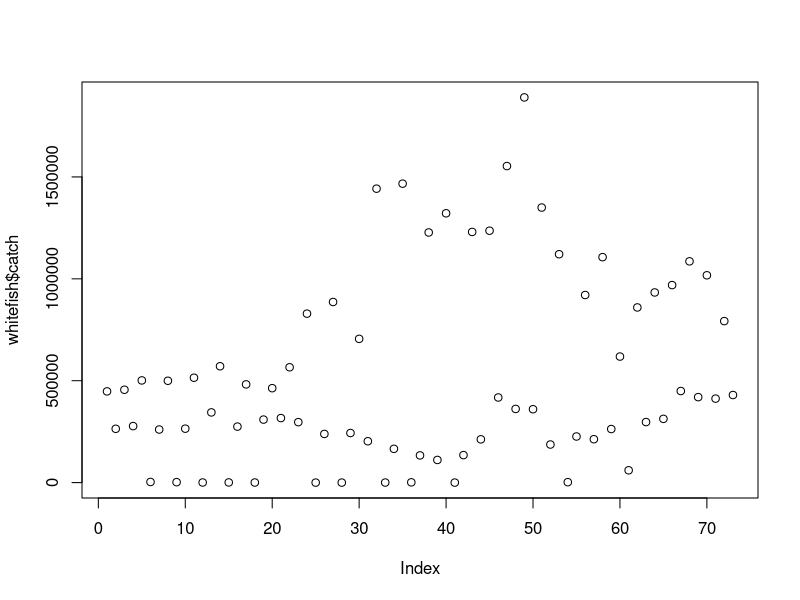
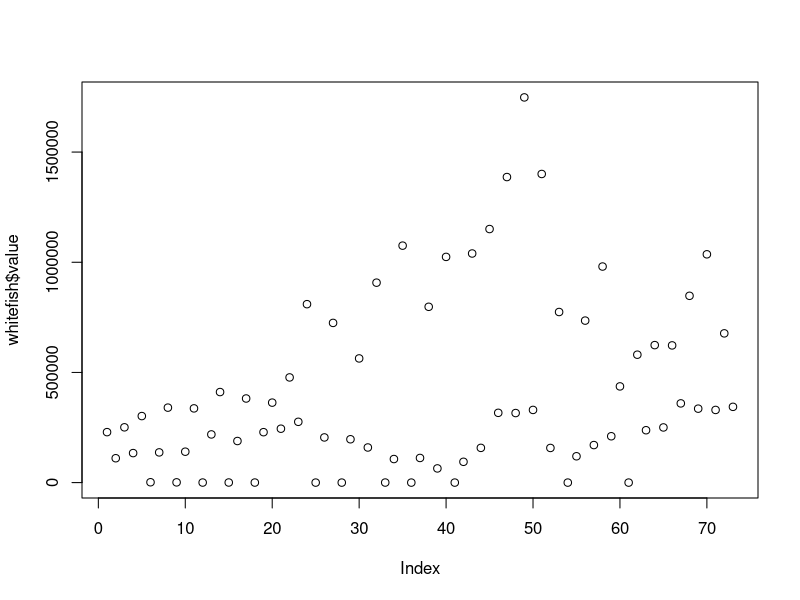

The R script that drew these images, in order: (Note: this script raises an error after producing the figures.)
## ---- chunk 1
# If you don't yet have tidyverse run:
# install.packages("tidyverse")
library(tidyverse)

# We will require this package to handle some dates in this dataset
# install.packages("lubridate")
library(lubridate)

## ---- chunk 2
whitefish <- read.csv("./data/WhitefishLS.csv")

# ------------------------------------------
#STEP 1: Did it load correctly?
  head(whitefish) 

# ------------------------------------------
#STEP 2: Are the data types right?
  sapply(whitefish, class) 

#appears fine, except we have a date-type variable here.

# We will use the lubridate::date_decimal
# It tells R this is a date not a number
whitefish$year <- date_decimal(whitefish$year)

sapply(whitefish, class) 
# We will explore some other functions of lubridate later

# ------------------------------------------
# STEP 3: Check for missing or impossible values

range(whitefish$year) #It now lines up with http://derekogle.com/fishR/data/data-html/WhitefishLS.html

range(whitefish$catch) #nothing jumps out as wrong. I guess it's a big fishery
plot(whitefish$catch)


range(whitefish$value) #nothing impossible
plot(whitefish$value)

# ------------------------------------------
# STEP 4: Factor levels

levels(whitefish$state)
# All seems to be OK!

# Let's move on to plotting!

## ---- chunk 3
plot(whitefish$catch ~ whitefish$state)

# One variable, X = Discrete (states)
# Y can only be count (catch)

table(whitefish$state)

#Here 'table' creates a contingency table of the counts of each factor in a specific variable, in this case the number of times a state is mentioned
?table

barplot(table(whitefish$state))

plot(table(whitefish$state))

# PLOT ONE VARIABLE
# Continuous X

plot(whitefish$catch) 
# No, this does not work

hist(whitefish$catch) 
# Yes, this looks much better

?hist

# We can chose different breaks or bins of data
hist(whitefish$catch, breaks=10)
hist(whitefish$catch, breaks=20)
hist(whitefish$catch, breaks=30)

# Or assign them mannually
hist(whitefish$catch, breaks=c(0,500000,1000000,1500000, 2000000))
hist(whitefish$catch, breaks=c(0,100000,200000,300000,400000,500000,1000000,1500000,2000000))

# Many calculations are conducted by the hist function prior to plotting
# and you can extract those values
histinfo <- hist(whitefish$catch)

histinfo

# Making a point about data density... let's plot mean by state
# Remember some of dplyr functions
temp <- whitefish %>%
  group_by(state) %>%
  summarise(avg = mean(catch))

plot(temp$avg ~ temp$state)
# It is nice to have average values, but they can mislead interpretation
# of results

# Perhaps it is better to have range of values on this one
# This can be easily achieved with boxplot
boxplot(whitefish$catch ~ whitefish$state)
# When you plot a Discrete X and continuous Y variable plot will return 
# a boxplot by default
plot(whitefish$catch ~ whitefish$state)

## ---- chunk 4
# Formulation and syntaxis is different

ggplot(data = whitefish,
       aes(state))  +
  geom_bar()

#ggplot(data = DATA,
#       aes(WHAT YOU WANT TO PLOT)) +
#  GRAPHICAL ELEMENTS, ADDED ONE BY ONE LIKE LAYERS

a <- ggplot(data = whitefish,
       aes(state)) +
  geom_bar()

print(a) #this is necessary when in the R interface
a #this one also works in Rstudio

# Demonstrate how things can be layered
a <- ggplot(data = whitefish,
            aes(state))

a #Here we just called the function and the discrete variable but have not assigned what will be plotted

# ONE VARIABLE CONTINUOUS

a <- ggplot(data=whitefish,
            aes(catch))
# OK, we want to plot catch values

a + geom_area(stat="bin") #warning just tells you that default 'bin=30'
a + geom_density()
a + geom_dotplot()#warning just tells you that default 'bin=30'
a + geom_freqpoly()
a + geom_histogram() #this one is like base 'hist()'


#Let's follow the warning suggestion and explore different bin sizes
a + geom_histogram(bins=10)
a + geom_histogram(bins=20)
a + geom_histogram(bins=30)
a + geom_histogram(bins=40) 

a + geom_histogram(bins = 10) + coord_flip()
#'coord_flip' flips the axis order

## ---- chunk 5
plot(value ~ catch, data=whitefish)

plot(catch ~ value, data=whitefish)

# Which is the correct one? Which story do you want to tell? 
# Which one makes more sense?
# Remember 'response' vs 'predictive' variables

plot(catch ~ year, data=whitefish)
# We can add lines representing linear model fits
abline(lm(catch~year, data=whitefish))

plot(year ~ catch, data=whitefish)
abline(lm(catch~year, data=whitefish))
# This won't work, it does not make sense variables in this order


## ---- chunk 6
# Continuous X, continuous Y

a <- ggplot(data=whitefish, aes(x = year, y = catch))
# The above creates an object where we store the 'base plot'
a + geom_point() # This adds points as a scatterplot

a <- ggplot(data=whitefish, aes(x = year, y = catch)) +
  geom_point() +
  geom_smooth(method="lm", level=0.95) # Then add a linear model fit

a # Call to see how it looks

?geom_smooth() # This one creates the linear model fit

ggplot(data=whitefish, aes(x = year, y = catch)) +
  geom_point() +
  geom_smooth(span=100) 

# Loess smoothing is a process by which many statistical softwares do smoothing

# -------------------------------
# Discrete X, continuous Y

# Recall in base plot this will return a boxplot
plot(catch ~ state, data=whitefish)

# In ggplot 'geom_boxplot()' would achieve this
ggplot(data=whitefish, aes(x = state, y = catch)) +
  geom_boxplot()

# Adding datapoints may reveal some pattern not easy to see in a whiskerplot
ggplot(data=whitefish, aes(x = state, y = catch)) +
  geom_jitter() + # This prevents data points from overlapping
  geom_boxplot(alpha=0.7)

a <- ggplot(data=whitefish, aes(x = state, y = catch))

a + geom_boxplot()


# -------------------------------
# Discrete X vs. discrete Y

whitefish <- whitefish %>%
  mutate(BigState = ifelse(state=="MI", "Y", "N"))


ggplot(data=whitefish, aes(x=state, y = BigState)) +
  geom_count()


## ---- chunk 7
# If you don't yet have tidyverse run:
# install.packages("tidyverse")
library(tidyverse)

# We will require this package to handle some dates in this dataset
# install.packages("lubridate")
library(lubridate)

## ---- chunk 8
whitefish <- read.csv("./data/WhitefishLS.csv")

# ------------------------------------------
#STEP 1: Did it load correctly?
  head(whitefish) 

# ------------------------------------------
#STEP 2: Are the data types right?
  sapply(whitefish, class) 

#appears fine, except we have a date-type variable here.

# We will use the lubridate::date_decimal
# It tells R this is a date not a number
whitefish$year <- date_decimal(whitefish$year)

sapply(whitefish, class) 
# We will explore some other functions of lubridate later

# ------------------------------------------
# STEP 3: Check for missing or impossible values

range(whitefish$year) #It now lines up with http://derekogle.com/fishR/data/data-html/WhitefishLS.html

range(whitefish$catch) #nothing jumps out as wrong. I guess it's a big fishery
plot(whitefish$catch)


range(whitefish$value) #nothing impossible
plot(whitefish$value)

# ------------------------------------------
# STEP 4: Factor levels

levels(whitefish$state)
# All seems to be OK!

# Let's move on to plotting!

## ---- chunk 9
plot(whitefish$catch ~ whitefish$state)

# One variable, X = Discrete (states)
# Y can only be count (catch)

table(whitefish$state)

#Here 'table' creates a contingency table of the counts of each factor in a specific variable, in this case the number of times a state is mentioned
?table

barplot(table(whitefish$state))

plot(table(whitefish$state))

# PLOT ONE VARIABLE
# Continuous X

plot(whitefish$catch) 
# No, this does not work

hist(whitefish$catch) 
# Yes, this looks much better

?hist

# We can chose different breaks or bins of data
hist(whitefish$catch, breaks=10)
hist(whitefish$catch, breaks=20)
hist(whitefish$catch, breaks=30)

# Or assign them mannually
hist(whitefish$catch, breaks=c(0,500000,1000000,1500000, 2000000))
hist(whitefish$catch, breaks=c(0,100000,200000,300000,400000,500000,1000000,1500000,2000000))

# Many calculations are conducted by the hist function prior to plotting
# and you can extract those values
histinfo <- hist(whitefish$catch)

histinfo

# Making a point about data density... let's plot mean by state
# Remember some of dplyr functions
temp <- whitefish %>%
  group_by(state) %>%
  summarise(avg = mean(catch))

plot(temp$avg ~ temp$state)
# It is nice to have average values, but they can mislead interpretation
# of results

# Perhaps it is better to have range of values on this one
# This can be easily achieved with boxplot
boxplot(whitefish$catch ~ whitefish$state)
# When you plot a Discrete X and continuous Y variable plot will return 
# a boxplot by default
plot(whitefish$catch ~ whitefish$state)

## ---- chunk 10
# Formulation and syntaxis is different

ggplot(data = whitefish,
       aes(state))  +
  geom_bar()

#ggplot(data = DATA,
#       aes(WHAT YOU WANT TO PLOT)) +
#  GRAPHICAL ELEMENTS, ADDED ONE BY ONE LIKE LAYERS

a <- ggplot(data = whitefish,
       aes(state)) +
  geom_bar()

print(a) #this is necessary when in the R interface
a #this one also works in Rstudio

# Demonstrate how things can be layered
a <- ggplot(data = whitefish,
            aes(state))

a #Here we just called the function and the discrete variable but have not assigned what will be plotted

# ONE VARIABLE CONTINUOUS

a <- ggplot(data=whitefish,
            aes(catch))
# OK, we want to plot catch values

a + geom_area(stat="bin") #warning just tells you that default 'bin=30'
a + geom_density()
a + geom_dotplot()#warning just tells you that default 'bin=30'
a + geom_freqpoly()
a + geom_histogram() #this one is like base 'hist()'


#Let's follow the warning suggestion and explore different bin sizes
a + geom_histogram(bins=10)
a + geom_histogram(bins=20)
a + geom_histogram(bins=30)
a + geom_histogram(bins=40) 

a + geom_histogram(bins = 10) + coord_flip()
#'coord_flip' flips the axis order

## ---- chunk 11
plot(value ~ catch, data=whitefish)

plot(catch ~ value, data=whitefish)

# Which is the correct one? Which story do you want to tell? 
# Which one makes more sense?
# Remember 'response' vs 'predictive' variables

plot(catch ~ year, data=whitefish)
# We can add lines representing linear model fits
abline(lm(catch~year, data=whitefish))

plot(year ~ catch, data=whitefish)
abline(lm(catch~year, data=whitefish))
# This won't work, it does not make sense variables in this order


## ---- chunk 12
# Continuous X, continuous Y

a <- ggplot(data=whitefish, aes(x = year, y = catch))
# The above creates an object where we store the 'base plot'
a + geom_point() # This adds points as a scatterplot

a <- ggplot(data=whitefish, aes(x = year, y = catch)) +
  geom_point() +
  geom_smooth(method="lm", level=0.95) # Then add a linear model fit

a # Call to see how it looks

?geom_smooth() # This one creates the linear model fit

ggplot(data=whitefish, aes(x = year, y = catch)) +
  geom_point() +
  geom_smooth(span=100) 

# Loess smoothing is a process by which many statistical softwares do smoothing

# -------------------------------
# Discrete X, continuous Y

# Recall in base plot this will return a boxplot
plot(catch ~ state, data=whitefish)

# In ggplot 'geom_boxplot()' would achieve this
ggplot(data=whitefish, aes(x = state, y = catch)) +
  geom_boxplot()

# Adding datapoints may reveal some pattern not easy to see in a whiskerplot
ggplot(data=whitefish, aes(x = state, y = catch)) +
  geom_jitter() + # This prevents data points from overlapping
  geom_boxplot(alpha=0.7)

a <- ggplot(data=whitefish, aes(x = state, y = catch))

a + geom_boxplot()


# -------------------------------
# Discrete X vs. discrete Y

whitefish <- whitefish %>%
  mutate(BigState = ifelse(state=="MI", "Y", "N"))


ggplot(data=whitefish, aes(x=state, y = BigState)) +
  geom_count()


